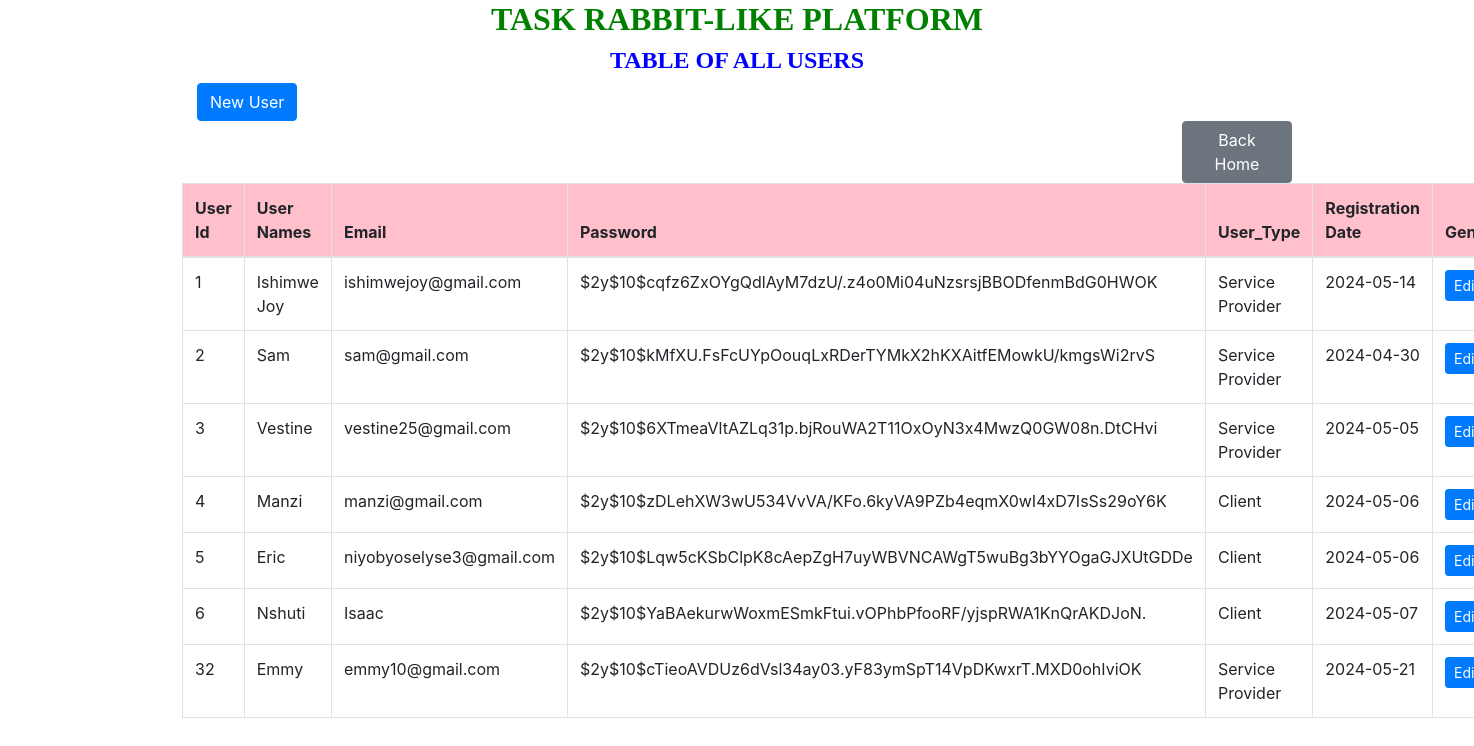
/users_table.php, run on the app's committed database.
### tables this page shows
CREATE TABLE `users` (
  `user_id` int(11) NOT NULL,
  `username` varchar(255) NOT NULL,
  `email` varchar(255) NOT NULL,
  `password` varchar(255) NOT NULL,
  `user_type` enum('Client','Service Provider') NOT NULL,
  `registration_date` date NOT NULL DEFAULT curdate(),
  `gender` enum('Male','Female') NOT NULL
);

### users_table.php (the view, shortened to what this page needs)
<!DOCTYPE html>
<html>
<head>
    <link href="https://stackpath.bootstrapcdn.com/bootstrap/4.5.2/css/bootstrap.min.css" rel="stylesheet">
</head>
<body>
    <div class="container">
        <h2 style="text-align: center; font-family: century; font-weight: bold; color: green;">TASK RABBIT-LIKE PLATFORM</h2>
        <h4 style="text-align: center; font-family: century; font-weight: bold; color:blue;">TABLE OF ALL USERS </h4>
        <a href="users.php" class="btn btn-primary" style="margin-left: 15px;">New User</a>
        <a href="home.php" class="btn btn-secondary" style="margin-left: 1000px;">Back Home</a>
        <table class="table table-bordered" style="margin-left:0px;">
            <thead bgcolor="pink">
                <tr>
                    <th>User Id</th>
                    <th>User Names</th>
                    <th>Email</th>
                    <th>Password</th>
                    <th>User_Type</th>
                    <th>Registration Date</th>
                    <th>Gender</th>
                </tr>
            </thead>
            <tbody>
                <?php
                include "dbconnection.php";
                $sql = "SELECT * FROM users";
                $result = $connection->query($sql);
                while ($row = $result->fetch_assoc()) {
                    echo "
                    <tr>
                        <td>{$row['user_id']}</td>
                        <td>{$row['username']}</td>
                        <td>{$row['email']}</td>
                        <td>{$row['password']}</td>
                        <td>{$row['user_type']}</td>
                        <td>{$row['registration_date']}</td>
                        <td>
                            <a href='/taskrabbit-like platform/users_edit.php?user_id={$row['user_id']}' class='btn btn-primary btn-sm'>Edit</a></td>
                            <td>
                            <a href='/taskrabbit-like platform/users_delete.php?user_id={$row['user_id']}' class='btn btn-danger btn-sm'>Delete</a>
                        </td>
                    </tr>
                    ";
                }
                ?>
            </tbody>
        </table>
    </div>
</body>
</html>

### data on the page
users: user_id "1", username "Ishimwe Joy", email "ishimwejoy@gmail.com", password "$2y$10$cqfz6ZxOYgQdlAyM7dzU/.z4o0Mi04uNzsrsjBBODfenmBdG0HWOK", user_type "Service Provider", registration_date "2024-05-14"
users: user_id "2", username "Sam", email "sam@gmail.com", password "$2y$10$kMfXU.FsFcUYpOouqLxRDerTYMkX2hKXAitfEMowkU/kmgsWi2rvS", user_type "Service Provider", registration_date "2024-04-30"
users: user_id "3", username "Vestine", email "vestine25@gmail.com", password "$2y$10$6XTmeaVltAZLq31p.bjRouWA2T11OxOyN3x4MwzQ0GW08n.DtCHvi", user_type "Service Provider", registration_date "2024-05-05"
users: user_id "4", username "Manzi", email "manzi@gmail.com", password "$2y$10$zDLehXW3wU534VvVA/KFo.6kyVA9PZb4eqmX0wI4xD7IsSs29oY6K", user_type "Client", registration_date "2024-05-06"
users: user_id "5", username "Eric", email "niyobyoselyse3@gmail.com", password "$2y$10$Lqw5cKSbClpK8cAepZgH7uyWBVNCAWgT5wuBg3bYYOgaGJXUtGDDe", user_type "Client", registration_date "2024-05-06"
users: user_id "6", username "Nshuti", email "Isaac", password "$2y$10$YaBAekurwWoxmESmkFtui.vOPhbPfooRF/yjspRWA1KnQrAKDJoN.", user_type "Client", registration_date "2024-05-07"
users: user_id "32", username "Emmy", email "emmy10@gmail.com", password "$2y$10$cTieoAVDUz6dVsl34ay03.yF83ymSpT14VpDKwxrT.MXD0ohIviOK", user_type "Service Provider", registration_date "2024-05-21"
